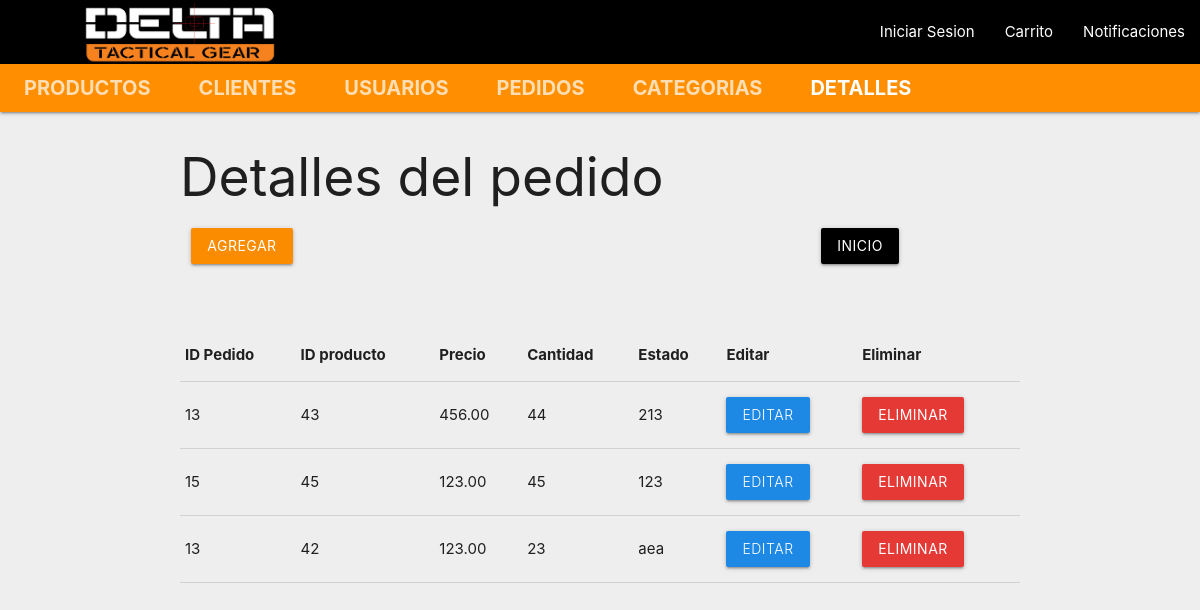
Screenshot of /views/detalle_pedido/detalle_pedido.php with the database file from the repository.
### tables this page shows
CREATE TABLE `detalle_pedidos` (
  `id` int(11) NOT NULL,
  `pedidos_id` int(11) NOT NULL,
  `productos_id` int(11) NOT NULL,
  `precio` decimal(10,2) NOT NULL,
  `cantidad` int(11) NOT NULL,
  `estado` varchar(100) NOT NULL
);

### model/detalle_pedido_model.php (called while the page is built, shortened)
<?php
class Detalle_model{
    private $pedidos_id;
    private $productos_id;
    private $precio;
    private $cantidad;
    private $estado;
    function __construct($pedidos_id, $productos_id, $precio, $cantidad, $estado){
        $this->pedidos_id=$pedidos_id;
        $this->productos_id=$productos_id;
        $this->precio=$precio;
        $this->cantidad=$cantidad;
        $this->estado=$estado;
    }
    public function getPedidoId(){
        return $this->pedidos_id;
    }
    public function getProductoId(){
        return $this->productos_id;
    }
    public function getPrecio(){
        return $this->precio;
    }
    public function getCantidad(){
        return $this->cantidad;
    }
    public function getEstado(){
        return $this->estado;
    }
      public static function getAll(){
        $conn=getConnection();
        $lista = array();
        $sql= "SELECT * FROM detalle_pedidos";
        $resultado=$conn->query($sql);
        while($fila=mysqli_fetch_array($resultado)){
            $o = new Detalle_model(
                                    $fila['pedidos_id'],
                                    $fila['productos_id'],
                                    $fila['precio'],
                                    $fila['cantidad'],
                                    $fila['estado']);
        $o->id=$fila['id'];
         array_push($lista,$o);
        }
        return $lista;
    }
}
?>

### views/detalle_pedido/detalle_pedido.php (the view, shortened to what this page needs)
<?php
include_once __DIR__. '../../../model/detalle_pedido_model.php';
?>
<!DOCTYPE html>
<html lang="en">
<head>
    <link rel="stylesheet" href="../../assets/css/materialize.min.css">
</head>
<body class="grey lighten-3">
<nav class="nav-extended">
    <div class="nav-wrapper black">
  <a href="/dtg_mvc/index.php" class="brand-logo"><img class="responsive-img"  src="../../assets/img/delta.png" width="250" style="margin-left:55px;"></a>
      <ul id="nav-mobile" class="right hide-on-med-and-down">
        <li><a href="sass.html">Iniciar Sesion</a></li>
        <li><a href="badges.html">Carrito</a></li>
        <li><a href="collapsible.html">Notificaciones</a></li>
      </ul>
    </div>
    <div class="nav-content amber darken-3">
      <ul class="tabs tabs-transparent">
        <li class="tab"><a style="font-size:20px" href="../../views/productos/producto.php"><b>Productos</b></a></li>
        <li class="tab"><a style="font-size:20px" href="../../views/clientes/clientes.php"><b>Clientes</b></a></li>
        <li class="tab"><a style="font-size:20px" href="../../views/usuarios/usuarios.php"><b>Usuarios</b></a></li>
        <li class="tab"><a style="font-size:20px" href="../../views/pedidos/pedidos.php"><b>Pedidos</b></a></li>
        <li class="tab"><a style="font-size:20px" href="../../views/categoria/categoria.php"><b>Categorias</b></a></li>
        <li class="tab"><a style="font-size:20px" class="active" href="../../views/detalle_pedido/detalle_pedido.php"><b>Detalles</b></a></li>
      </ul>
    </div>
  </nav>
    <div class="container">
    <h2>Detalles del pedido</h2>
    <div class="row">
    <div class="col s12 m6 50"><a href="/dtg_mvc/views/detalle_pedido/detalle_pedido_nuevo.php" class ="waves-effect waves-light btn  orange darken-1">AGREGAR</a></div>
    <div class="col s3 offset-s3"><a href="/dtg_mvc/index.php" class ="waves-effect waves-light btn  black darken-1" >INICIO</a></div>
    </div>
    <br/>
    <br/>
    <div class="table-responsive">
        <table class="table">
            <thead>
                <tr class="table-primary">
                        <th>ID Pedido</th>
                        <th>ID producto</th>
                        <th>Precio</th>
                        <th>Cantidad</th>
                        <th>Estado</th>
                        <th>Editar</th>
                        <th>Eliminar</th>
                </tr>
            </thead>
            <tbody>
                <?php
                $lista =Detalle_model::getAll();
                for($i=0;count($lista)>$i;$i++){
                ?>
                <div>
                <tr>
                    <td class=""><?php echo $lista[$i]->getPedidoId() ?></td>
                    <td class=""><?php echo $lista[$i]->getProductoId() ?></td>
                    <td class=""><?php echo $lista[$i]->getPrecio() ?></td>
                    <td class=""><?php echo $lista[$i]->getCantidad() ?></td>
                    <td class=""><?php echo $lista[$i]->getEstado() ?></td>
                    <td><a class="waves-effect waves-light btn  light blue darken-1" href='/dtg_mvc/views/detalle_pedido/detalle_pedido_modifica.php?id=<?php echo $lista[$i]->id ?>'>Editar</a></td>
                    <td><a class="waves-effect waves-light btn  red darken-1" href='/dtg_mvc/views/detalle_pedido/detalle_pedido_elimina.php?id=<?php echo $lista[$i]->id ?>'>Eliminar</a></td>
                </tr>
                </div>
                <?php  } ?>
            </tbody>
        </table>
    </div>
                </div>
</body>
</html>

### rows the page displays
detalle_pedidos: pedidos "13", productos "43", precio "456.00", cantidad "44", estado "213"
detalle_pedidos: pedidos "15", productos "45", precio "123.00", cantidad "45", estado "123"
detalle_pedidos: pedidos "13", productos "42", precio "123.00", cantidad "23", estado "aea"
